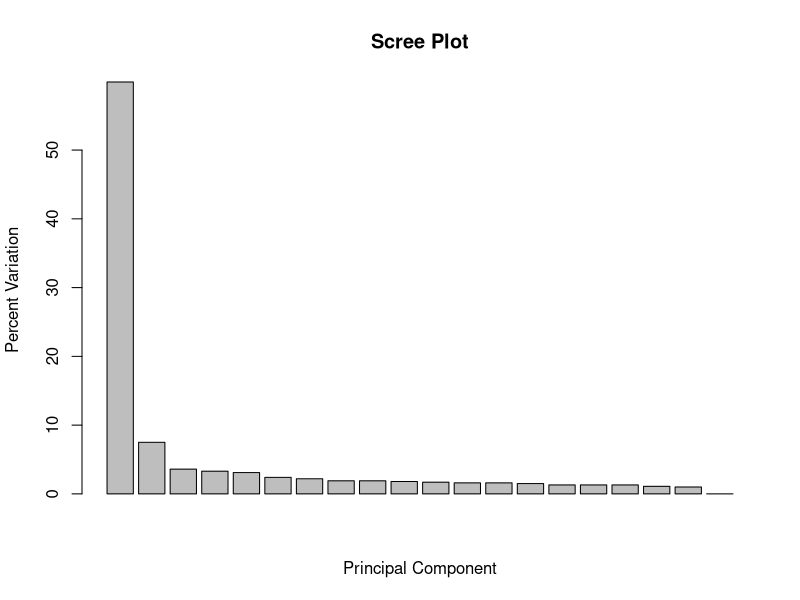
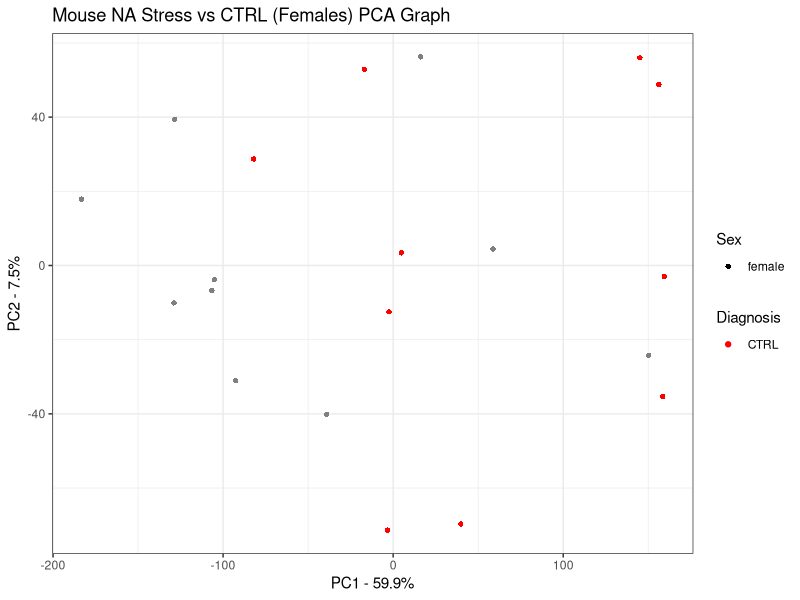

These figures' R source, in order:
library(tidyverse)

#Load Mouse NA metadata: Comparison Stress vs. CTRL for Females ----------------
NA_metadata <- read_csv("data/GSE102556-SRA-Mouse-NA-Metadata.csv")
NA_count <-
  read_csv("Galaxy Count Matrix Mapped/Mouse NA/NA_Mouse_Overall_Mapped_Final.csv") %>%
  column_to_rownames("Geneid")

mask <- rowSums(NA_count) > 40

NA_count_filtered <- NA_count[mask,]

#Select row and gender columns for further analysis
NA_metadata_truncated <- NA_metadata %>%
  dplyr::select(Run, gender, Phenotype) %>%
  column_to_rownames("Run") %>%
  as.matrix()

#Add this line if we want to filter by gender
na_count_female <- NA_count_filtered[, NA_metadata_truncated[,1] == "female"]

#for female samples, filter out rows that have low/0 variance
na_count_female <- na_count_female[
  rowSums(na_count_female) > sum(NA_metadata_truncated[,1] == "female"),
]

#Extract principal components
pca = prcomp(t(na_count_female), scale = TRUE)

pca.var <- pca$sdev^2
pca.var.per <- round(pca.var/sum(pca.var)*100, 1)

barplot(pca.var.per, main="Scree Plot", xlab="Principal Component", ylab="Percent Variation")

## now make a fancy looking plot that shows the PCs and the variation:
library(ggplot2)

pca.data <- data.frame(Sample=rownames(pca$x),
                       X=pca$x[,1],
                       Y=pca$x[,2],
                       Sex=NA_metadata$gender[NA_metadata$gender == "female"],
                       Diagnosis=NA_metadata$Phenotype[NA_metadata$gender == "female"])
pca.data

ggplot(data=pca.data, aes(x=X, y=Y, label=Sample, shape = Sex, color = Diagnosis)) +
  geom_point() +
  #geom_label() +
  xlab(paste("PC1 - ", pca.var.per[1], "%", sep="")) +
  ylab(paste("PC2 - ", pca.var.per[2], "%", sep="")) +
  theme_bw() +
  ggtitle("Mouse NA Stress vs CTRL (Females) PCA Graph") +
  scale_color_manual(values = c("darkgreen", "red"), breaks = c("MDD", "CTRL"))

## get the name of the top 10 measurements (genes) that contribute
## most to pc1.
loading_scores <- pca$rotation[,1]
gene_scores <- abs(loading_scores) ## get the magnitudes
gene_score_ranked <- sort(gene_scores, decreasing=TRUE)
top_10_genes <- names(gene_score_ranked[1:10])

top_10_genes ## show the names of the top 10 genes

pca$rotation[top_10_genes,1] ## show the scores (and +/- sign)

